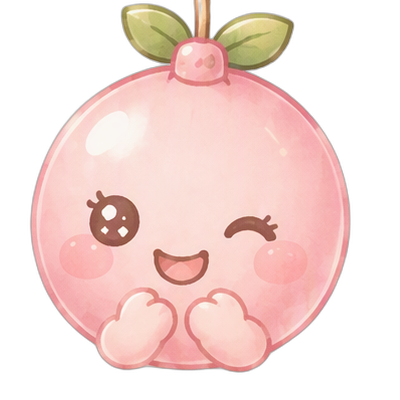
#> input picture src/assets/lovely_fixed.png, 400 x 400 px
$ python erase_ghost.py
#> lines starting #> are read from the running program, lines starting #| are printed output that depends on the picture
from PIL import Image

img = Image.open("src/assets/lovely_fixed.png")
#> img is the input picture: PIL image 400x400 RGBA; mean R, G, B, A 129.4, 104.6, 99.8, 137.4
pixels = img.load()
for y in range(img.height):
    for x in range(120): # Erase first 120 pixels to be safe
        pixels[x, y] = (0, 0, 0, 0)

img.save("src/assets/lovely_final_no_ghost.png", "PNG", icc_profile=img.info.get('icc_profile'))
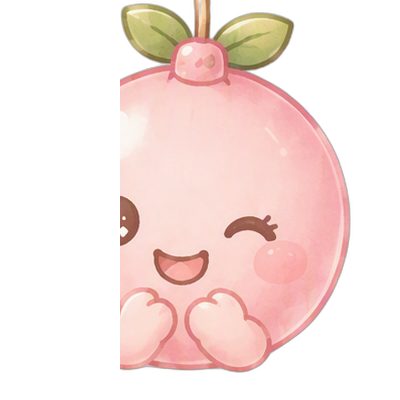
#> saved as lovely_final_no_ghost.png: PIL image 400x400 RGBA; mean R, G, B, A 102, 82.6, 78.3, 108.7; transparent parts drawn white
print("Erased ghost!")

$ run again, with src/assets/Day 1.png copied over src/assets/lovely_fixed.png
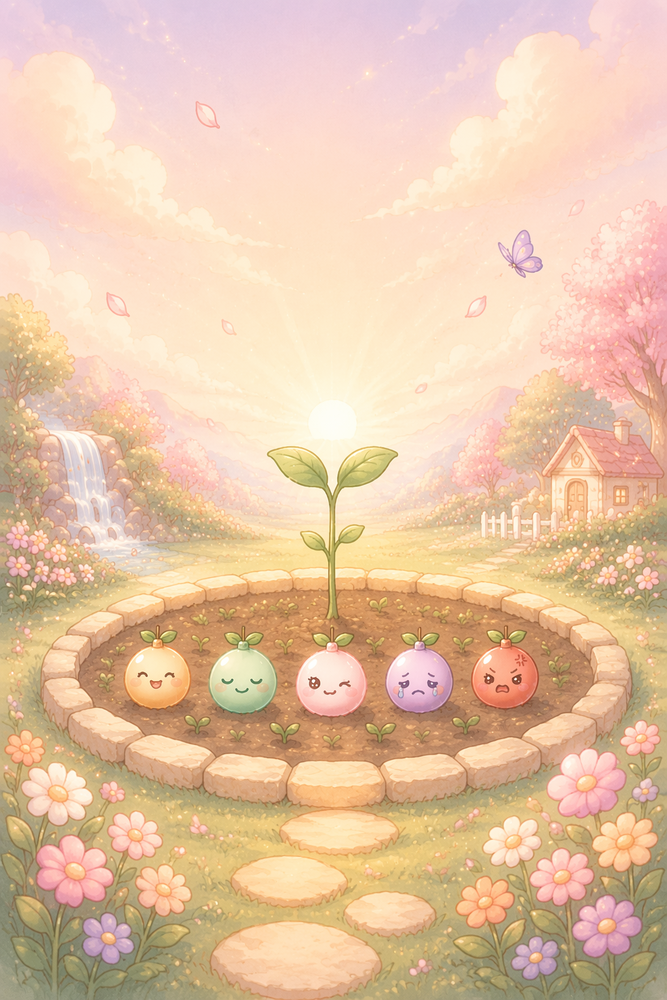
#> input picture src/assets/Day 1.png, 667 x 1000 px, shrunk from 1024 x 1536 before the run
#> img is the input picture: PIL image 667x1000 RGB; mean R, G, B 229.4, 196.5, 167.3
#> `img.save("src/assets/lovely_final_no_ghost.png", "PNG", icc_profile=im..`:
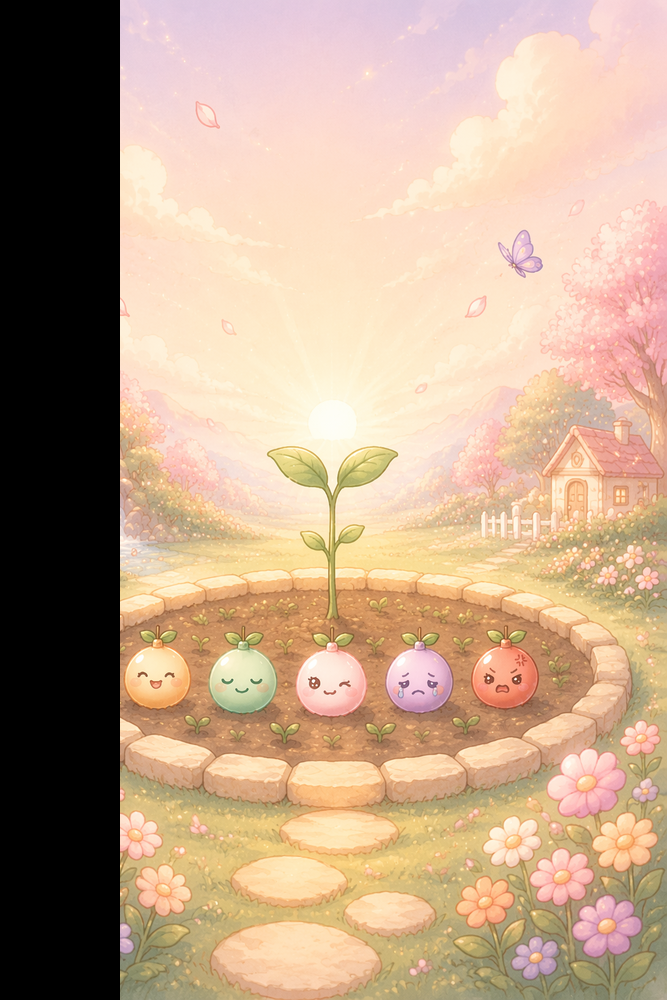
#> saved as lovely_final_no_ghost.png: PIL image 667x1000 RGB; mean R, G, B 189.8, 162.2, 137.6

$ run again, with src/assets/Day10.png copied over src/assets/lovely_fixed.png
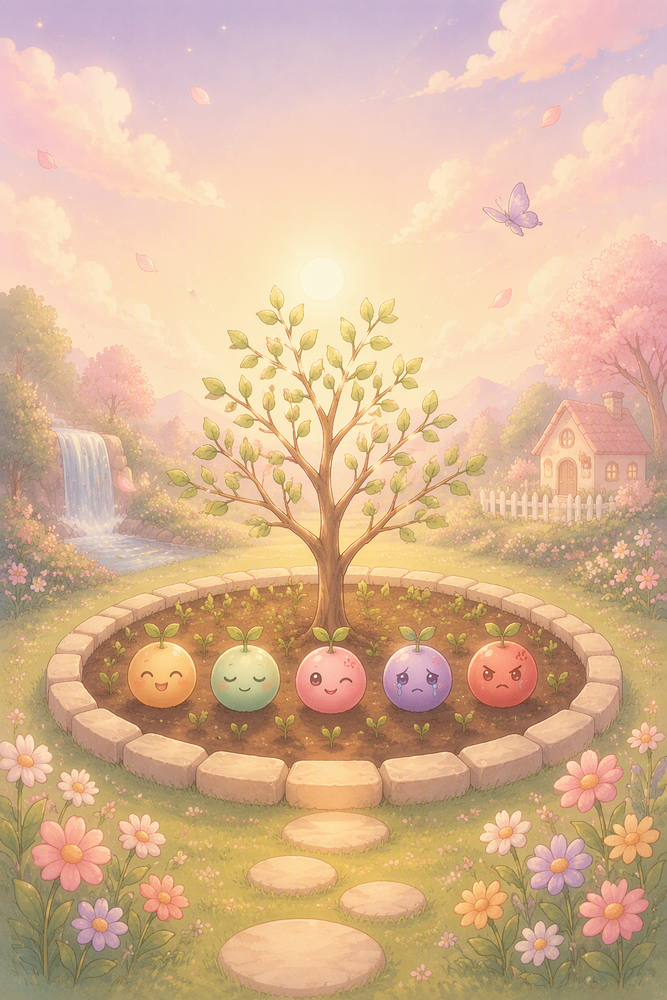
#> input picture src/assets/Day10.png, 667 x 1000 px, shrunk from 1024 x 1536 before the run
#> img is the input picture: PIL image 667x1000 RGB; mean R, G, B 217, 181.2, 149.3
#> `img.save("src/assets/lovely_final_no_ghost.png", "PNG", icc_profile=im..`:
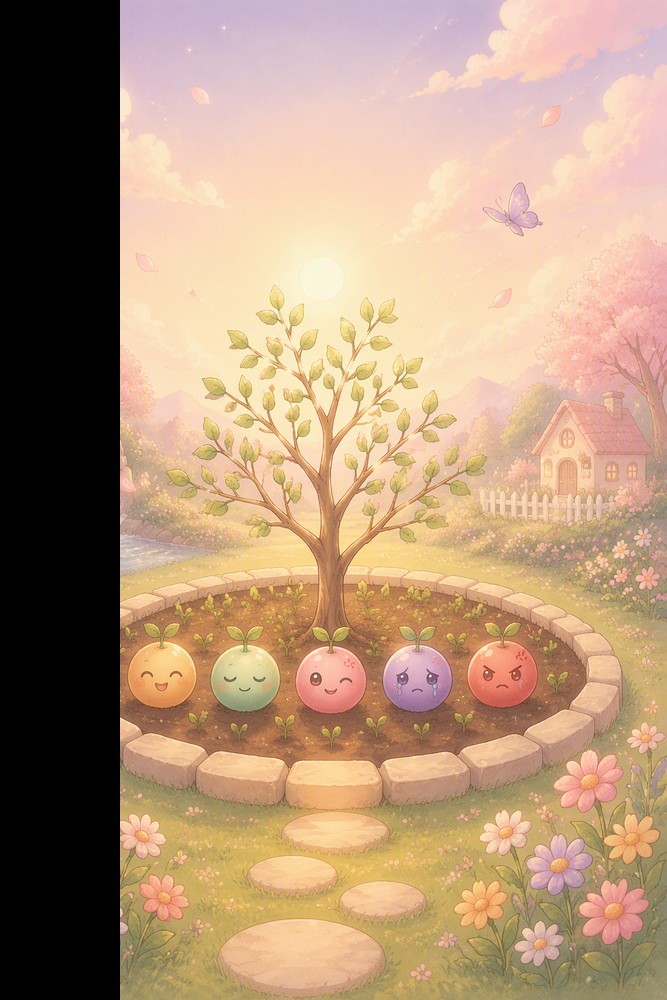
#> saved as lovely_final_no_ghost.png: PIL image 667x1000 RGB; mean R, G, B 179.5, 149.5, 122.1
